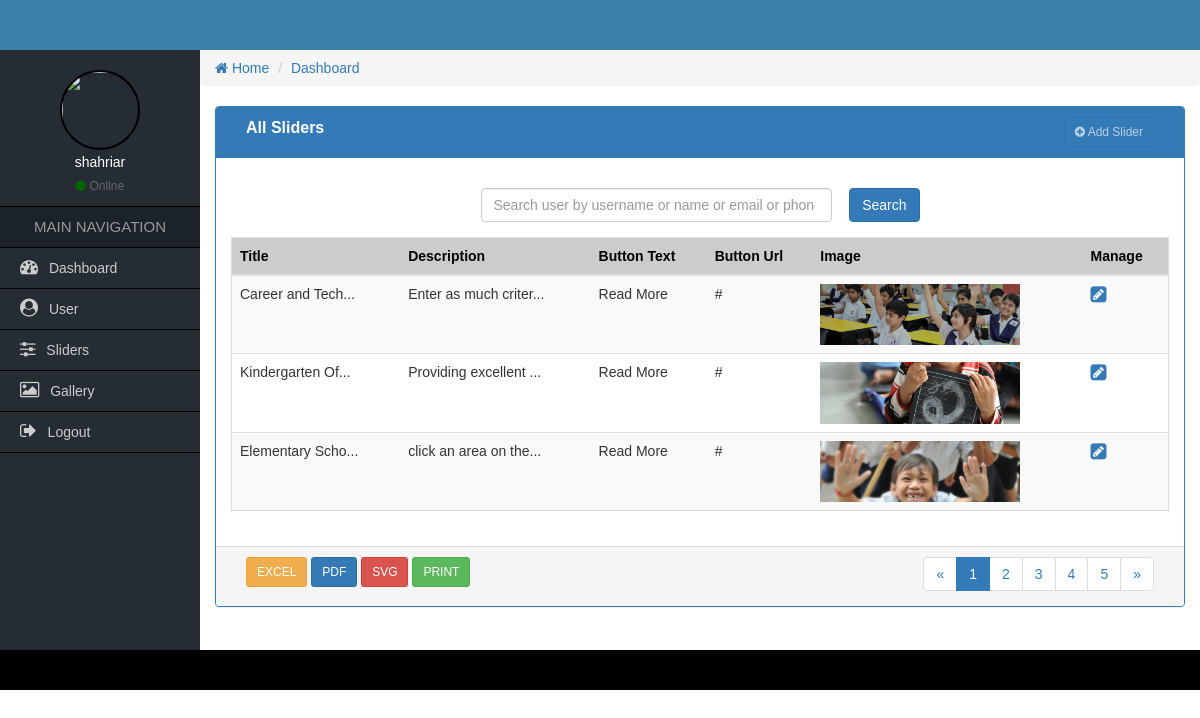
Page /admin/all-sliders.php (signed in) on the committed database.
### tables this page shows
CREATE TABLE `sliders` (
  `slide_id` int(11) NOT NULL,
  `slide_title` varchar(100) NOT NULL,
  `slide_subtitle` varchar(100) NOT NULL,
  `slide_description` text NOT NULL,
  `slide_btn_text` varchar(25) NOT NULL,
  `slide_btn_url` varchar(50) NOT NULL,
  `slide_image` varchar(255) NOT NULL,
  `active_slider` int(11) NOT NULL
);

### admin/functions/admin-functions.php (called while the page is built, shortened)
<?php session_start();
	function getAdminHeader(){
		require_once('includes/header.php');
	}
	function getAdminSidebar(){
		require_once('includes/sidebar.php');
	}
	function getBreadcrum(){
		include_once('includes/breadcrum.php');
	}
	function getAdminFooter(){
		require_once('includes/footer.php');
	}
?>

### admin/all-sliders.php (the view, shortened to what this page needs)
<?php
	require_once('functions/admin-functions.php');
  if($_SESSION['role'] <=1){
	getAdminHeader();
  getAdminSidebar();
  getBreadcrum();
?>
<div class="col-md-12">
    <div class="panel panel-primary">
        <div class="panel-heading">
            <div class="col-md-9 heading_title">
                  All Sliders
             </div>
             <div class="col-md-3 text-right">
                <a href="add-user.php" class="btn btn-sm btn btn-primary" disabled><i class="fa fa-plus-circle"></i> Add Slider</a>
            </div>
            <div class="clearfix"></div>
        </div>
      <div class="panel-body">
            <div class="col-md-6 col-md-offset-3 search-box">
                 <form action="search-result.php" method="post">
                    <div class="form-group">
                        <input type="search" name="search" class="form-control" id="search" placeholder="Search user by username or name or email or phone" />
                        <input type="submit" name="submit" class="btn btn-primary pull-right" value="Search">
                    </div>
                </form>
            </div>
          <table class="table table-responsive table-striped table-hover table_cus">
              <thead class="table_head">
                <tr>
                    <th>Title</th>
                    <th>Description</th>
                    <th>Button Text</th>
                    <th class="hidden-xs">Button Url</th>
                    <th class="hidden-xs">Image</th>
                    <th>Manage</th>
                </tr>
              </thead>
              <tbody>
                <?php
                  $query = "SELECT * FROM sliders";
                  $sqlQuery = mysqli_query($dbconnect, $query);
                  while($row = mysqli_fetch_array($sqlQuery)) : ?>
                  <tr>
                      <td><?= substr($row['slide_title'], 0,15); ?>...</td>
                      <td><?= substr($row['slide_description'], 0,20); ?>...</td>
                      <td><?= $row['slide_btn_text']; ?></td>
                      <td class="hidden-xs"><?= $row['slide_btn_url']; ?></td>
                      <td class="hidden-xs">
                        <?php
                          if($row['slide_image'] == '') : ?>
                            <img src="uploads/noimagefound.jpg" width="200" height="100" alt="">
                          <?php else: ?>
                            <img src="uploads/<?= $row['slide_image']; ?>" width="200" alt="">
                          <?php endif; ?>
                      </td>
                      <td>
                          <a href="edit-slider.php?sliderId=<?= $row['slide_id']; ?>"><i class="fa fa-pencil-square fa-lg"></i></a>
                      </td>
                  </tr>
                <?php endwhile; ?>
              </tbody>
          </table>
      </div>
      <div class="panel-footer">
        <div class="col-md-4">
            <a href="#" class="btn btn-sm btn-warning">EXCEL</a>
            <a href="#" class="btn btn-sm btn-primary">PDF</a>
            <a href="#" class="btn btn-sm btn-danger">SVG</a>
            <a href="#" class="btn btn-sm btn-success">PRINT</a>
        </div>
        <div class="col-md-4">
        </div>
        <div class="col-md-4 text-right">
            <nav aria-label="Page navigation">
              <ul class="pagination pagina_cus">
                <li>
                  <a href="#" aria-label="Previous">
                    <span aria-hidden="true">&laquo;</span>
                  </a>
                </li>
                <li class="active"><a href="#">1</a></li>
                <li><a href="#">2</a></li>
                <li><a href="#">3</a></li>
                <li><a href="#">4</a></li>
                <li><a href="#">5</a></li>
                <li>
                  <a href="#" aria-label="Next">
                    <span aria-hidden="true">&raquo;</span>
                  </a>
                </li>
              </ul>
            </nav>
        </div>
        <div class="clearfix"></div>
      </div>
    </div>
</div>
<?php
	 getAdminFooter();
  }else{
    echo "Access Denied!";
  }
?>

### admin/includes/header.php (shortened to what this page needs)
<!DOCTYPE html>
<html lang="en">
  <head>
    <link type="text/css" rel="stylesheet" href="css/font-awesome.min.css"/>
    <link type="text/css" href="css/bootstrap.min.css" rel="stylesheet">
    <link type="text/css" rel="stylesheet" href="css/style.css"/>
  </head>
  <body>
  	<div class="container-fluid header_full">
    	<div class="container header">
        </div>
    </div>

### admin/includes/sidebar.php
<div class="container-fluid content_full">
    <div class="row">
        <div class="col-md-2 sidebar pd0">
            <div class="side_user">
                <img class="img-responsive" src="uploads/<?= $_SESSION['photo']; ?>"/>
                <h4><?php echo $_SESSION['name']; ?></h4>
                <span><i class="fa fa-circle"></i>  Online</span>
            </div>
            <h2>MAIN NAVIGATION</h2>
            <ul>
                <li><a href="index.php"><i class="fa fa-dashboard"></i> Dashboard</a></li>
                <?php if($_SESSION['role'] <= 1){?>
                    <li><a href="all-user.php"><i class="fa fa-user-circle"></i> User</a></li>
                <?php } ?>
                <?php if($_SESSION['role'] <= 2){ ?>
                <li><a href="all-sliders.php"><i class="fa fa-sliders"></i> Sliders</a></li>
                <li><a href="#"><i class="fa fa-image"></i> Gallery</a></li>
                <?php } ?>
                <li><a href="logout.php"><i class="fa fa-sign-out"></i> Logout</a></li>
            </ul>
        </div>

### admin/includes/breadcrum.php
<div class="col-md-10 admin-part pd0">
  <ol class="breadcrumb">
    <li><a href="#"><i class="fa fa-home"></i> Home</a></li>
    <li><a href="#">Dashboard</a></li>
  </ol>

### admin/includes/footer.php (shortened to what this page needs)
	 		</div>
         </div>
    </div>
    <div class="container-fluid footer_full">
    	<div class="container footer">
        </div>
    </div>
  </body>
</html>

### admin/css/style.css (style rules this page uses)
* { margin:0px; padding:0px; outline:0px; }
img { border:0px; }
ul, ol { list-style-type:none; }
a { text-decoration:none; }
.pd0 { padding-left:0px; padding-right:0px; padding-top:0px; padding-bottom:0px; }
body { font-family:Verdana, Geneva, sans-serif; }
.header_full { background:#3b80a9; }
.header { height:50px; }
.sidebar { background-color:#252c34; min-height:600px; }
.side_user { text-align:center; color:#fff; padding:20px 0px 10px; border-bottom:1px solid #000; }
.side_user img { width:80px; height:80px; border:2px solid #000; border-radius:50%; display:inline-block; }
.side_user h4 { font-size:14px; margin:5px 0px; }
.side_user span { color:#666; font-size:12px; }
.side_user span i { color:#060; }
.sidebar h2 { font-size:15px; text-align:center; margin:0px; line-height:40px; background-color:#1b222a; color:#999; border-bottom:1px solid #000; }
.sidebar ul li a { font-size:14px; color:#CCC; line-height:40px; padding-left:20px; display:block; border-bottom:1px solid #000; }
.sidebar ul li a i { font-size:18px; padding-right:7px; }
.footer_full { background-color:#000; }
.footer { height:40px; }
.heading_title { font-size:16px; font-weight:bold; }
.table_cus { border:1px solid #ddd; }
.table_head { background-color:#ccc; color:#000; }
.pagina_cus { padding:0px; margin:0px; }
.search-box { margin-bottom: 15px; }
#search { width: 80%; float: left; }

### rows in the picture
sliders: slide_title "Career and Tech", slide_description "Enter as much criter", slide_btn_text "Read More", slide_btn_url "#", slide_image (picture)
sliders: slide_title "Kindergarten Of", slide_description "Providing excellent", slide_btn_text "Read More", slide_btn_url "#", slide_image (picture)
sliders: slide_title "Elementary Scho", slide_description "click an area on the", slide_btn_text "Read More", slide_btn_url "#", slide_image (picture)

### other values in the picture
$_SESSION['name'] "shahriar"
